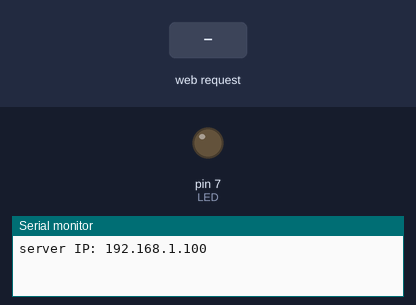
The sketch below on a simulated Arduino Uno, built for the host (arithmetic inside an expression is 32-bit, double 64-bit). On the bench: output pins drawn as LEDs (lit = HIGH), the last lines printed to the serial monitor. The inputs (shaded band) are chosen by the test bench. WiFi joins after 1.5 s; servers stay silent unless stated.

Above: at 1.2 s.
1.3 s: HTTP request GET /ledon received
At 2.0 s:
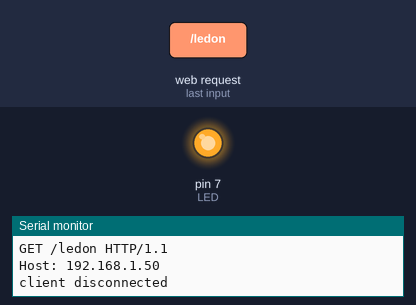
2.8 s: HTTP request GET /ledoff received
At 3.2 s:
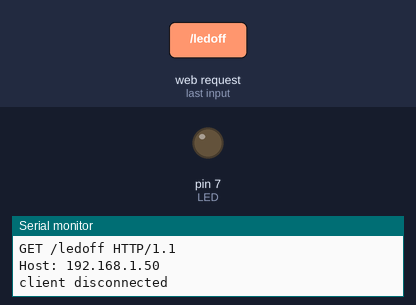
Timing chart, 0 to 5.8 s (numbered marks = the images above; inputs shaded):
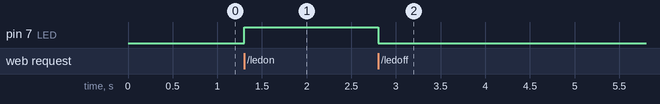

The sketch:

ETH-GetRequest_LED.ino
```cpp
/*
  Web Server - processa richieste GET
 */

#include <SPI.h>
#include <Ethernet.h>

#define LED 7

byte mac[] = { 0x90, 0xA2, 0xDA, 0x0E, 0xD4, 0xB1 };
IPAddress ip(192, 168, 1, 100);

//crea un server ETH sulla porta 80
EthernetServer server(80);

void setup() {
  pinMode(LED, OUTPUT);

  Serial.begin(9600);
  while (!Serial) {}

  Ethernet.begin(mac, ip);
  server.begin();
  Serial.print("server IP: ");
  Serial.println(Ethernet.localIP());
}

int stato = LOW;

void loop() {
  EthernetClient client = server.available();
  if (client) {
    Serial.println("nuova connessione!");

    boolean currentLineIsBlank = true;

    String line = String();
    while (client.connected()) {
      if (client.available()) {
        char c = client.read();
        //Serial.write(c);

        line.concat(c);

        if (c == '\n' && currentLineIsBlank) {
          // send a standard http response header
          client.println("HTTP/1.1 200 OK");
          client.println("Content-Type: text/html");
          client.println("Connection: close");  // the connection will be closed after completion of the response
          client.println("Refresh: 5");  // refresh the page automatically every 5 sec
          client.println();
          client.println("<!DOCTYPE HTML>");
          client.println("<html>");

          client.println("<H1>Led is: ");
          if (stato) {
            client.println("ON");
          } else {
            client.println("OFF");
          }
          client.println("</H1>");
          client.println("</html>");
          break;
        }

        if (c == '\n') {
          //nuova riga
          currentLineIsBlank = true;
          Serial.print(line);

          if (line.indexOf("ledon") >= 0) {
              stato = HIGH;
          }
          if (line.indexOf("ledoff") >= 0) {
              stato = LOW;
          }

          line = String();
        } else if (c != '\r') {
          // la riga non è vuota
          currentLineIsBlank = false;
        }
      }
    }
    digitalWrite(LED, stato);
    delay(1);
    client.stop();
    Serial.println("client disconnected");
    Ethernet.maintain();
  }
}
```

Measured:
- after the input at 1.3 s, pin 7 (LED): LOW → HIGH at once
- after the input at 2.8 s, pin 7 (LED): HIGH → LOW at once
